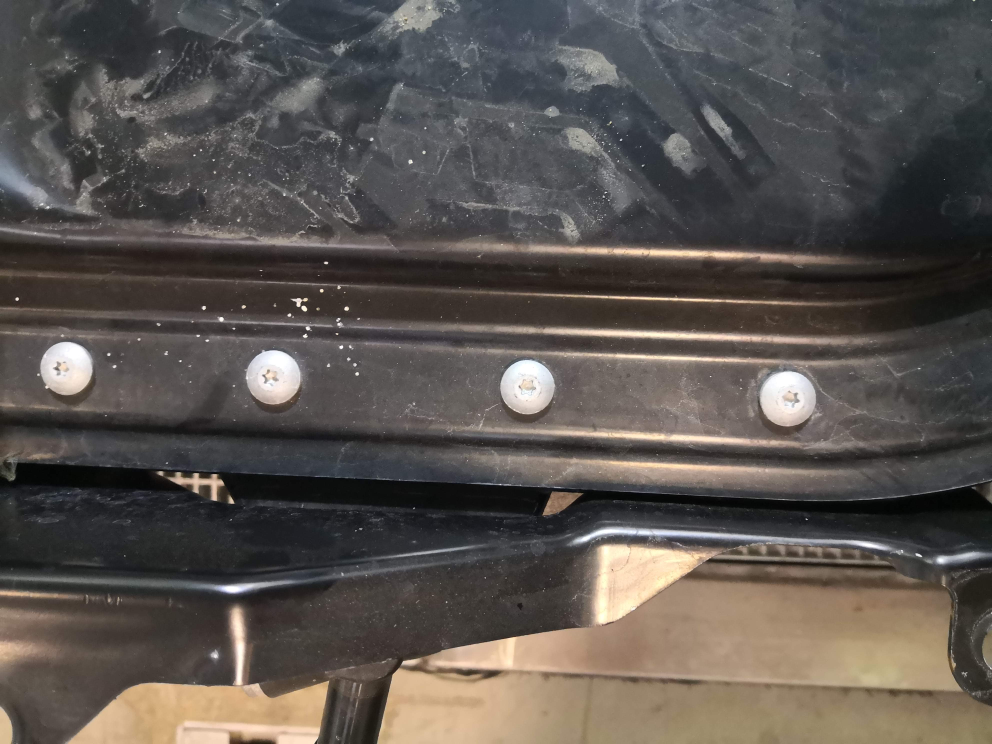
#> input picture IMG_20210507_092121.jpg, 3968 x 2976 px, given in place of VID_20210507_092305.mp4, which was not available (shown at 1/4 size)
$ python inrange.py
#> lines starting #> are read from the running program, lines starting #| are printed output that depends on the picture; after the words box and inside, x2 and y2 are one past the last pixel; in counts of white or black regions, pixels touching at a corner belong together; pictures that were not available may be replaced by others from this repository, and a replacement may not be noted
#!/usr/bin/env python
import cv2
import numpy as np
import matplotlib.pyplot as plt

cap = cv2.VideoCapture('VID_20210507_092305.mp4')

frame_height = cap.get(cv2.CAP_PROP_FRAME_HEIGHT)
frame_width = cap.get(cv2.CAP_PROP_FRAME_WIDTH)

while(1):
    _, frame = cap.read()
#> frame is the input picture: shape (2976, 3968, 3); mean B, G, R 79.8, 84.1, 89.9
    hsv = cv2.cvtColor(frame, cv2.COLOR_BGR2HSV)
#> hsv: shape (2976, 3968, 3); mean H, S, V 53.7, 39, 92.8

    lower_red = np.array([0,0,120])
    upper_red = np.array([180,50,255])
    mask = cv2.inRange(hsv, lower_red, upper_red)
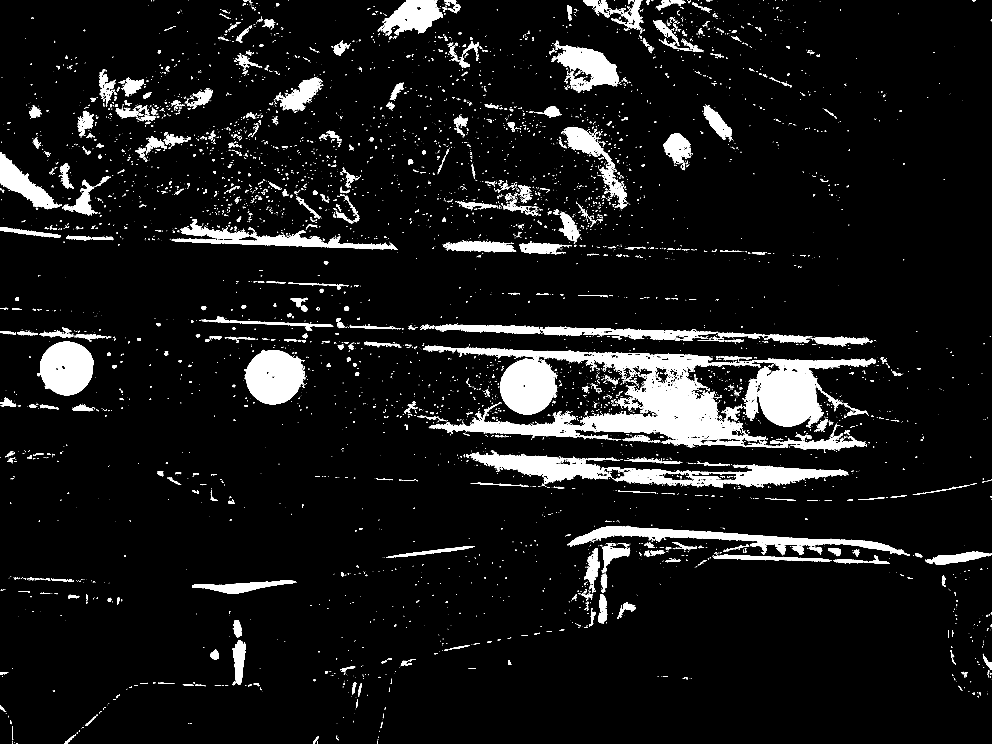
#> mask: shape (2976, 3968) (shown at 1/4 size); 7.6% white; 6974 white regions (5583 under 20 px), largest, box (x1, y1, x2, y2) and area: (1692, 1381, 3462, 1803) 199986, (1880, 1802, 3394, 1952) 69860, (2974, 1433, 3503, 1706) 65792

    res = cv2.bitwise_and(frame,frame, mask= mask)
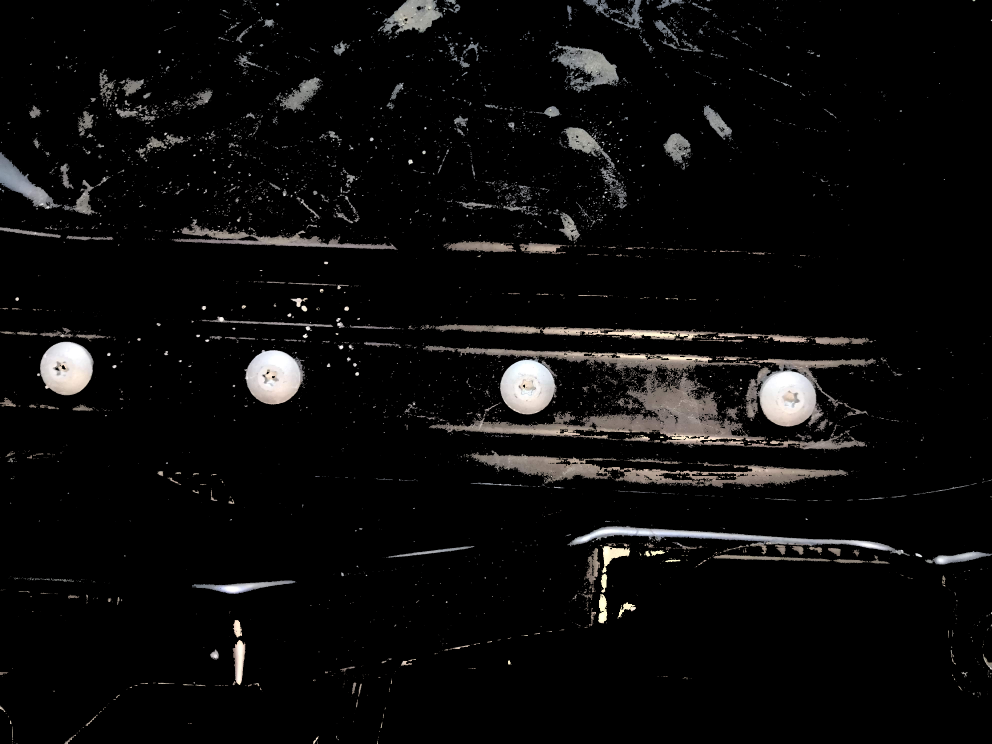
#> res: shape (2976, 3968, 3) (shown at 1/4 size); mean B, G, R 11.6, 11.9, 12.4
    img_Guassian = cv2.GaussianBlur(res, (41, 41), 0)
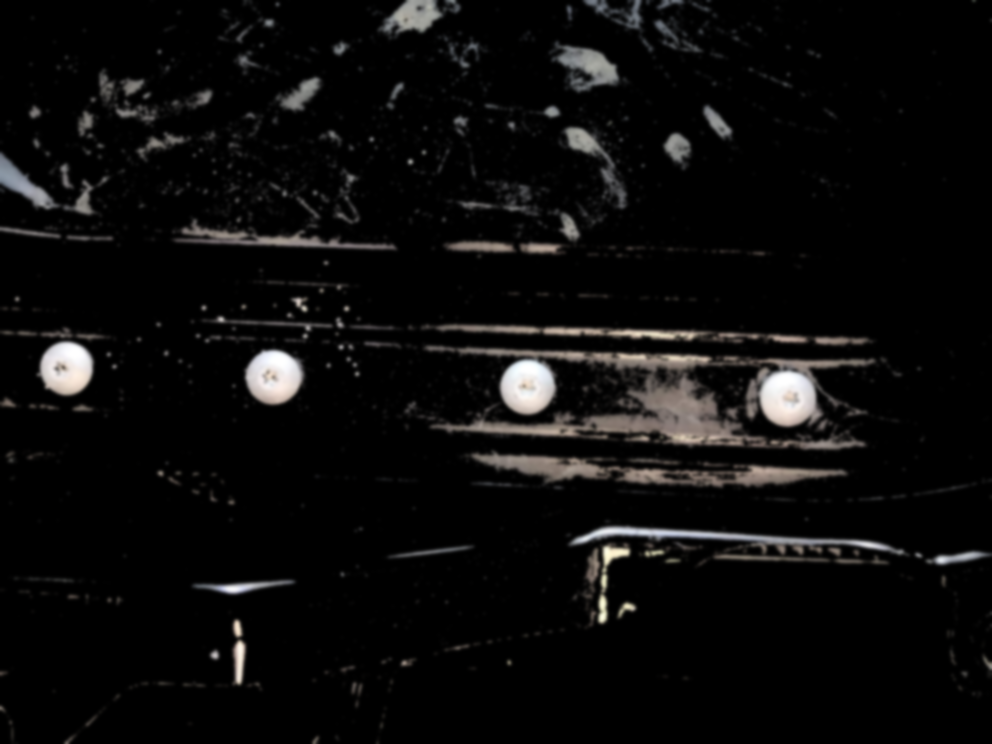
#> img_Guassian: shape (2976, 3968, 3) (shown at 1/4 size); mean B, G, R 11.6, 11.9, 12.4
    img_Gray = cv2.cvtColor(img_Guassian, cv2.COLOR_BGR2GRAY)

    cimg = frame.copy()

    circles = cv2.HoughCircles(img_Gray, cv2.HOUGH_GRADIENT, 1, 10, np.array([]), 100, 30, 20, 150)
#> circles = 16 rows, first 8: [2108.5, 1548.5, 108.2], [267.5, 1473.5, 106.5], [3149.5, 1591.5, 113.4], [1092.5, 1509.5, 109.3], [1090.5, 1497.5, 118.9], [252.5, 1467.5, 117.9], [2118.5, 1555.5, 119.1], [3150.5, 1579.5, 124.5]
    if len(circles) is not 0:
        a, b, c = circles.shape
#> a = 1; b = 16; c = 3
        for i in range(b):
            cv2.circle(cimg, (int(circles[0][i][0]), int(circles[0][i][1])), 50, (255, 0, 0), 20)
            cv2.circle(cimg, (int(circles[0][i][0]), int(circles[0][i][1])), 5, (0, 0, 255), 20)

    cv2.namedWindow('image',cv2.WINDOW_NORMAL)
    cv2.resizeWindow('image', 1000,1000)
    cv2.imshow('image',cimg)

    k = cv2.waitKey(5) & 0xFF
#> (key Esc is pressed here)
    if k == 27:
        break

cv2.destroyAllWindows()
cap.release()

$ run again, on 1.png
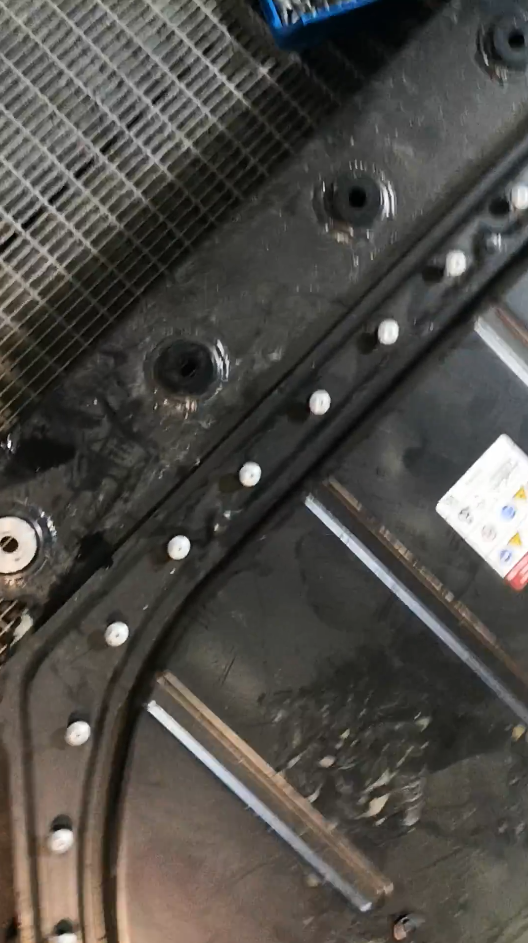
#> input picture 1.png, 528 x 943 px, given in place of VID_20210507_092305.mp4, which was not available
#> frame is the input picture: shape (943, 528, 3); mean B, G, R 70.7, 75.4, 78.2
#> hsv: shape (943, 528, 3); mean H, S, V 33.6, 33.6, 79.4
#> `mask = cv2.inRange(hsv, lower_red, upper_red)`:
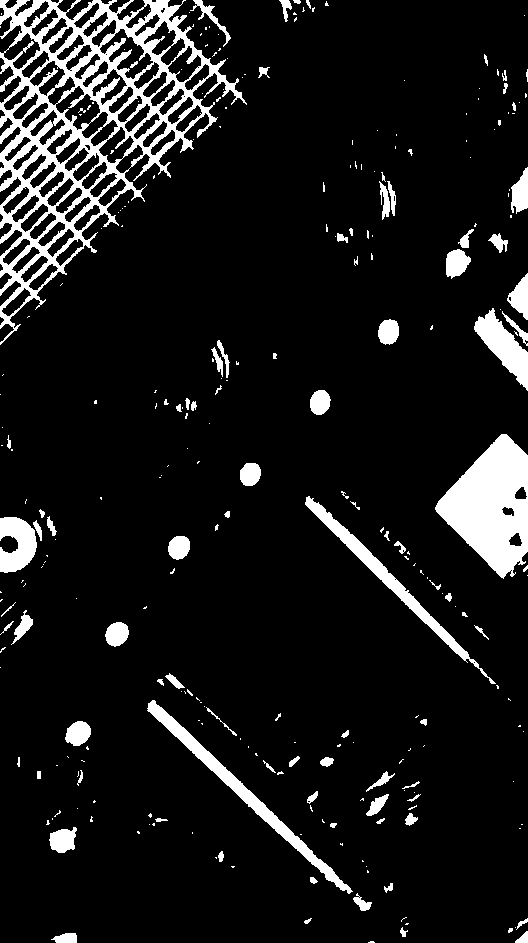
#> mask: shape (943, 528); 9.8% white; 277 white regions (191 under 20 px), largest, box (x1, y1, x2, y2) and area: (0, 0, 247, 345) 21304, (435, 434, 528, 579) 7983, (147, 700, 353, 894) 2987
#> `img_Guassian = cv2.GaussianBlur(res, (41, 41), 0)`:
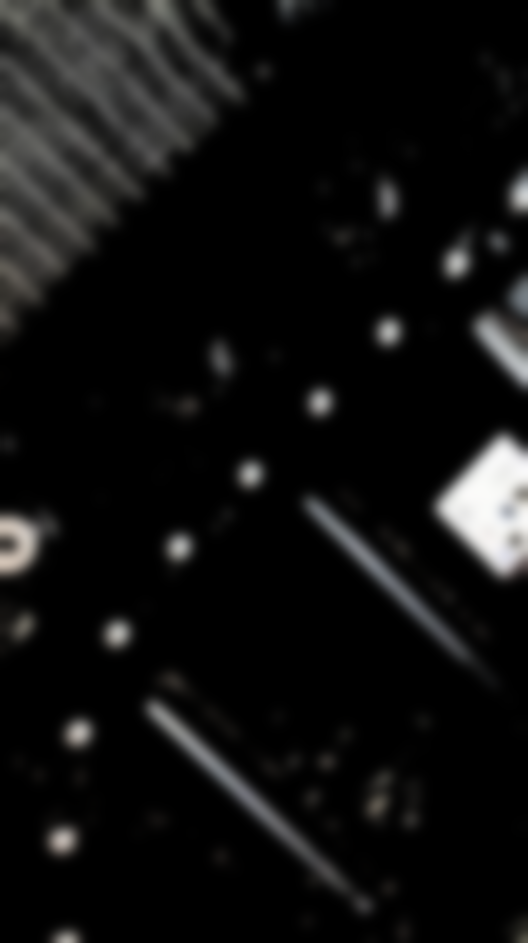
#> img_Guassian: shape (943, 528, 3); mean B, G, R 16.3, 16.6, 16.7
#> circles = empty array
